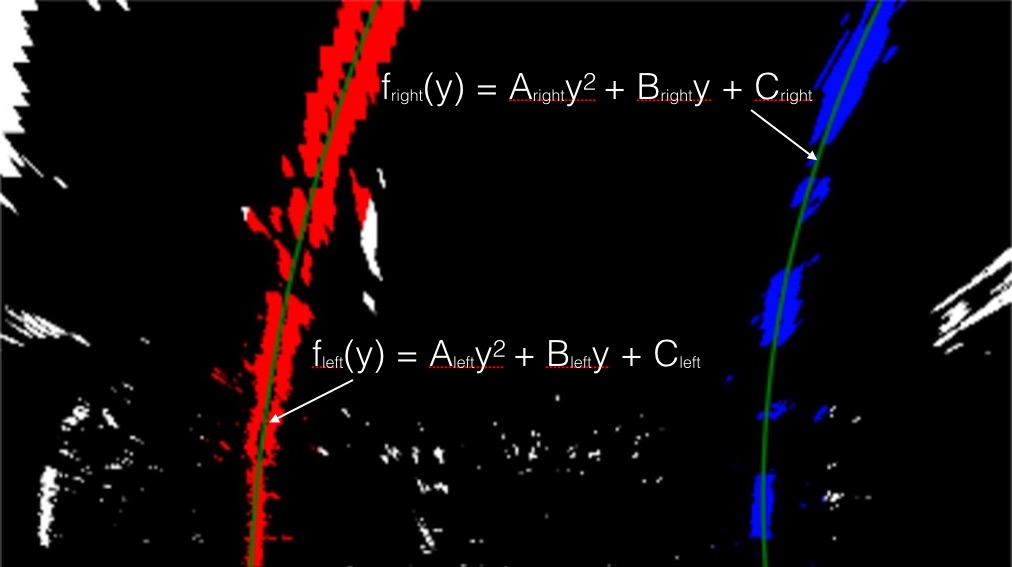
#> input picture examples/color_fit_lines.jpg, 1012 x 567 px; its folder holds only this picture in this run
$ python -i lane_finder.py   (imports and definitions only)   (older library calls are emulated)
#> lines starting #> are read from the running program, lines starting #| are printed output that depends on the picture; after the words box and inside, x2 and y2 are one past the last pixel; in counts of white or black regions, pixels touching at a corner belong together
### utils.py
import os

import cv2
import numpy as np
from matplotlib import image as mpimg, pyplot as plt


def threshold_sobelx(img):
    """
    Return the gradient threshold S channel image

    """
    s_thresh = [170, 255]
    sx_thresh = [25, 200]
    img = np.copy(img)
    # Convert to HLS color space and separate the L,S,R channels
    hls = cv2.cvtColor(img, cv2.COLOR_RGB2HLS).astype(np.float)

    s_channel = hls[:, :, 2]

    # Sobel x
    sobelx = cv2.Sobel(s_channel, cv2.CV_64F, 1, 0)  # Take the derivative in x
    abs_sobelx = np.absolute(sobelx)
    scaled_sobel = np.uint8(255 * abs_sobelx / np.max(abs_sobelx))

    # Threshold x gradient
    sxbinary = np.zeros_like(scaled_sobel)
    sxbinary[(scaled_sobel >= sx_thresh[0]) & (scaled_sobel <= sx_thresh[1])] = 1

    sobelx_binary = sxbinary

    return sobelx_binary


def bin_it(image, threshold):
    """
    converts a single channeled image to a binary image,
    using upper and lower threshold
    """
    assert len(image.shape) == 2

    output_bin = np.zeros_like(image)
    output_bin[(image >= threshold[0]) & (image <= threshold[1])] = 1
    return output_bin


def threshold_colours(image):
    """
    Return binary image from thresholding colour channels

    """
    # convert image to hls colour space
    hls = cv2.cvtColor(image, cv2.COLOR_RGB2HLS).astype(np.float)

    # binary threshold values
    bin_thresh = [20, 255]

    # rgb thresholding for yellow
    lower = np.array([225, 180, 0], dtype="uint8")
    upper = np.array([255, 255, 170], dtype="uint8")
    mask = cv2.inRange(image, lower, upper)
    rgb_y = cv2.bitwise_and(image, image, mask=mask).astype(np.uint8)
    rgb_y = cv2.cvtColor(rgb_y, cv2.COLOR_RGB2GRAY)
    rgb_y = bin_it(rgb_y, bin_thresh)

    # hls thresholding for yellow
    lower = np.array([20, 120, 80], dtype="uint8")
    upper = np.array([45, 200, 255], dtype="uint8")
    mask = cv2.inRange(hls, lower, upper)
    hls_y = cv2.bitwise_and(image, image, mask=mask).astype(np.uint8)
    hls_y = cv2.cvtColor(hls_y, cv2.COLOR_HLS2RGB)
    hls_y = cv2.cvtColor(hls_y, cv2.COLOR_RGB2GRAY)
    hls_y = bin_it(hls_y, bin_thresh)

    # rgb thresholding for white
    lower = np.array([100, 100, 200], dtype="uint8")
    upper = np.array([255, 255, 255], dtype="uint8")
    mask = cv2.inRange(image, lower, upper)
    rgb_w = cv2.bitwise_and(image, image, mask=mask).astype(np.uint8)
    rgb_w = cv2.cvtColor(rgb_w, cv2.COLOR_RGB2GRAY)
    rgb_w = bin_it(rgb_w, bin_thresh)

    im_bin = np.zeros_like(hls_y)
    im_bin[(rgb_y == 1) | (rgb_w == 1) | (hls_y == 1)] = 1

    return im_bin


def combine_binary(img1, img2):
    combined_binary = np.zeros_like(img1)
    combined_binary[(img1 == 1) | (img2 == 1)] = 1
    return combined_binary


def thresh_bin(image):
    img1 = threshold_colours(image)
    img2 = threshold_sobelx(image)
    c_img = combine_binary(img1, img2)
    return c_img


# Perspective transformation of the image, or the threshold image, along with highlighting the transforming region
# [14 lines left out: function transform_n_warp, not called in this run]


def curvature(x, y, xm, ym):
    # Define y-value where we want radius of curvature, corresponding to the bottom of the image
    y_eval = np.max(y)

    # Fit new polynomials to x,y in world space
    fit_cr = np.polyfit(y * ym, x * xm, 2)
    curvature = ((1 + (2 * fit_cr[0] * y_eval * ym + fit_cr[1]) ** 2) ** 1.5) / np.absolute(2 * fit_cr[0])
    return curvature


# [19 lines left out: function undistort_images, not called in this run]

### lane_finder.py
import cv2
import numpy as np

from utils import thresh_bin, curvature


class LaneFinder():
    def __init__(self):
        # flag for new line
        self.new_line = True
        # was the line detected in the last iteration?
        self.non_detect_tally = 0
        self.non_detect_tally_max = 5
        # self.detected = False
        # x values of the last n fits of the line
        self.recent_xfitted = []
        # average x values of the fitted line over the last n iterations
        self.bestx = None
        # polynomial coefficients averaged over the last n iterations
        self.best_fit = None
        # polynomial coefficients for the most recent fit
        self.current_fit = [np.array([False])]
        # radius of curvature of the line in some units
        self.radius_of_curvature = None
        # distance in meters of vehicle center from the line
        self.line_base_pos = None
        # difference in fit coefficients between last and new fits
        self.diffs = np.array([0, 0, 0], dtype='float')
        # x values for detected line pixels
        self.allx = None
        # y values for detected line pixels
        self.ally = None

        self.ploty = []

        # camera parameters
        self.dst = np.loadtxt('cam_dist.txt')
        self.mtx = np.loadtxt('cam_mtx.txt')

        self.M = np.loadtxt('M_mat.txt')
        self.Minv = np.loadtxt('Minv_mat.txt')

        # windows
        # Set the width of the windows +/- margin
        self.margin = 50

        # Set minimum number of pixels found to recenter window
        self.minpix = 100

        # Conversions in x and y from pixels space to meters
        self.ym_per_pix = 30 / 720.0  # meters per pixel in y dimension
        self.xm_per_pix = 3.7 / 700.0  # meters per pixel in x dimension

    def transform_n_warp(self, image, M):

        # image size
        img_size = image.shape[:2][::-1]

        # warp image
        image = cv2.warpPerspective(image, M, img_size, flags=cv2.INTER_LINEAR)

        # convert to coloured binary image
        image = thresh_bin(image)

        return image

    def update_curves(self, left_fit, right_fit, patience=5):
        """
        update the fit values for n iterations
        """
        self.current_fit = [left_fit, right_fit]
        self.recent_xfitted.append(self.current_fit)
        if len(self.recent_xfitted) > patience:
            self.recent_xfitted.pop(0)

        # calculate best fit, mean of last n iterations determined by patience
        self.best_fit = np.mean(self.recent_xfitted, axis=0)

        return self.best_fit

    # find lane function, with sliding window approach
    def find_lane(self, warped):
        """
        return image with lane lines using sliding window approach
        warped: image in bird's eye view
        """

        # Set the width of the windows +/- margin
        margin = self.margin

        # Set minimum number of pixels found to recenter window
        minpix = self.minpix

        # Create an output image to draw on and  visualize the result
        out_img = np.dstack((warped, warped, warped)).astype(np.int8)  # *255
        window_img = np.zeros_like(out_img)

        if self.new_line or self.non_detect_tally < self.non_detect_tally_max:
            # we first take a histogram along all the columns in the lower half of the image
            histogram = np.sum(warped[int(warped.shape[0] / 2):, :], axis=0)

            # Find the peak of the left and right halves of the histogram
            # These will be the starting point for the left and right lines
            midpoint = np.int(histogram.shape[0] / 2)
            leftx_base = np.argmax(histogram[:midpoint])
            rightx_base = np.argmax(histogram[midpoint:]) + midpoint

            # Number of sliding windows
            nwindows = 10

            # Height of windows
            window_height = np.int(warped.shape[0] / nwindows)

            # Identify the x and y positions of all nonzero pixels in the image
            nonzero = warped.nonzero()
            nonzeroy = np.array(nonzero[0])
            nonzerox = np.array(nonzero[1])

            # Current positions to be updated for each window
            leftx_current = leftx_base
            rightx_current = rightx_base

            # Create empty lists to receive left and right lane pixel indices
            left_lane_inds = []
            right_lane_inds = []

            # Step through the windows one by one
            for window in range(nwindows):
                # Identify window boundaries in x and y (and right and left)
                win_y_low = warped.shape[0] - (window + 1) * window_height
                win_y_high = warped.shape[0] - window * window_height
                win_xleft_low = leftx_current - margin
                win_xleft_high = leftx_current + margin
                win_xright_low = rightx_current - margin
                win_xright_high = rightx_current + margin

                # Identify the nonzero pixels in x and y within the window
                good_left_inds = ((nonzeroy >= win_y_low) & (nonzeroy < win_y_high) & (nonzerox >= win_xleft_low) & (
                        nonzerox < win_xleft_high)).nonzero()[0]
                good_right_inds = ((nonzeroy >= win_y_low) & (nonzeroy < win_y_high) & (nonzerox >= win_xright_low) & (
                        nonzerox < win_xright_high)).nonzero()[0]

                # Append these indices to the lists
                left_lane_inds.append(good_left_inds)
                right_lane_inds.append(good_right_inds)
                # If you found > minpix pixels, recenter next window on their mean position
                if len(good_left_inds) > minpix:
                    leftx_current = np.int(np.mean(nonzerox[good_left_inds]))
                if len(good_right_inds) > minpix:
                    rightx_current = np.int(np.mean(nonzerox[good_right_inds]))

            # Concatenate the arrays of indices
            left_lane_inds = np.concatenate(left_lane_inds)
            right_lane_inds = np.concatenate(right_lane_inds)

            self.new_line = False

        else:
            nonzero = warped.nonzero()
            nonzeroy = np.array(nonzero[0])
            nonzerox = np.array(nonzero[1])

            left_fit, right_fit = self.best_fit

            left_lane_inds = (
                    (nonzerox > (left_fit[0] * (nonzeroy ** 2) + left_fit[1] * nonzeroy + left_fit[2] - margin)) & (
                    nonzerox < (left_fit[0] * (nonzeroy ** 2) + left_fit[1] * nonzeroy + left_fit[2] + margin)))
            right_lane_inds = ((nonzerox > (
                    right_fit[0] * (nonzeroy ** 2) + right_fit[1] * nonzeroy + right_fit[2] - margin)) & (
                                       nonzerox < (
                                       right_fit[0] * (nonzeroy ** 2) + right_fit[1] * nonzeroy + right_fit[
                                   2] + margin)))

            # Extract left and right line pixel positions
        leftx = nonzerox[left_lane_inds]
        lefty = nonzeroy[left_lane_inds]
        rightx = nonzerox[right_lane_inds]
        righty = nonzeroy[right_lane_inds]

        # Fit a second order polynomial to each
        left_fit = np.polyfit(lefty, leftx, 2)
        right_fit = np.polyfit(righty, rightx, 2)

        # update global left and right fits
        left_fit, right_fit = self.update_curves(left_fit, right_fit)

        # Generate x and y values for plotting
        ploty = np.linspace(0, warped.shape[0] - 1, warped.shape[0])

        # save ploty
        self.ploty = ploty

        left_fitx = left_fit[0] * ploty ** 2 + left_fit[1] * ploty + left_fit[2]
        right_fitx = right_fit[0] * ploty ** 2 + right_fit[1] * ploty + right_fit[2]

        # change the colour of nonzero pixels
        out_img[nonzeroy[left_lane_inds], nonzerox[left_lane_inds]] = [100, 0, 0]
        out_img[nonzeroy[right_lane_inds], nonzerox[right_lane_inds]] = [0, 0, 100]

        # Generate a polygon to illustrate the search window area
        # And recast the x and y points into usable format for cv2.fillPoly()
        left_line_window1 = np.array([np.transpose(np.vstack([left_fitx - margin, ploty]))])
        left_line_window2 = np.array([np.flipud(np.transpose(np.vstack([left_fitx + margin, ploty])))])
        left_line_pts = np.hstack((left_line_window1, left_line_window2))
        right_line_window1 = np.array([np.transpose(np.vstack([right_fitx - margin, ploty]))])
        right_line_window2 = np.array([np.flipud(np.transpose(np.vstack([right_fitx + margin, ploty])))])
        right_line_pts = np.hstack((right_line_window1, right_line_window2))

        # Calculate the new radii of curvature
        left_curverad = curvature(left_fitx, ploty, self.xm_per_pix, self.ym_per_pix)
        right_curverad = curvature(right_fitx, ploty, self.xm_per_pix, self.ym_per_pix)

        # Draw the lane onto the warped blank image
        cv2.fillPoly(window_img, np.int_([left_line_pts]), (255, 255, 0))
        cv2.fillPoly(window_img, np.int_([right_line_pts]), (0, 255, 0))

        # out_img = out_img.astype(np.int8)
        result = cv2.addWeighted(out_img, 1, window_img, 0.3, 0)

        #  Warp the detected lane boundaries back onto the original image
        # # Recast the x and y points into usable format for cv2.fillPoly()
        pts_left = np.array([np.transpose(np.vstack([left_fitx, ploty]))])
        pts_right = np.array([np.flipud(np.transpose(np.vstack([right_fitx, ploty])))])
        pts = np.hstack((pts_left, pts_right))

        # Draw the lane onto the warped blank image
        cv2.fillPoly(result, np.int_([pts]), (0, 255, 0))

        return result, left_curverad, right_curverad

    def display_on_frame(self, image, left_curverad, right_curverad, car_off):
        """
        Display texts on image using passed values
        """
        # create display texts on image
        font = cv2.FONT_HERSHEY_COMPLEX
        curve_disp_1 = 'Curvature:'
        curve_disp_2 = 'Left = ' + str(np.round(left_curverad, 2)) + 'm'
        curve_disp_3 = 'Right = ' + str(np.round(right_curverad, 2)) + 'm'

        off_disp_txt = 'Car off by ' + str(np.round(car_off, 2)) + 'm'

        cv2.putText(image, curve_disp_1, (30, 50), font, 1.5, (255, 255, 255), 2)
        cv2.putText(image, curve_disp_2, (30, 100), font, 1.5, (255, 255, 255), 2)
        cv2.putText(image, curve_disp_3, (30, 150), font, 1.5, (255, 255, 255), 2)
        cv2.putText(image, off_disp_txt, (30, 200), font, 1.5, (255, 255, 255), 2)

        return image

    def Lane_find(self, frame):
        """
        perform all advanced lane finding process on frame
        and return processed frame
        """
        # undistort frame
        frame = cv2.undistort(frame, self.mtx, self.dst, None, self.mtx)

        original_frame = np.copy(frame)

        # transform image to bird's eye view
        frame = self.transform_n_warp(frame, self.M)

        # find lane lines

        frame, left_curverad, right_curverad = self.find_lane(frame)

        img_size = frame.shape[:2]

        # Warp the blank back to original image space using inverse perspective matrix (Minv)
        newwarp = cv2.warpPerspective(frame.astype(np.float32), self.Minv, img_size[::-1])
        newwarp = np.uint8(newwarp)

        # Combine the result with the original image
        frame = cv2.addWeighted(original_frame, 1, newwarp, 0.6, 0)

        # calculate lane midpoint
        # left line intercept on x axis
        left_fit, right_fit = self.best_fit

        left_intcpt = left_fit[0] * img_size[1] ** 2 + left_fit[1] * img_size[1] + left_fit[2]

        # right line intercept on x axis
        right_intcpt = right_fit[0] * img_size[1] ** 2 + right_fit[1] * img_size[1] + right_fit[2]

        lane_mid = (left_intcpt + right_intcpt) / 2.0

        car_off = (lane_mid - img_size[1] / 2.0) * self.xm_per_pix

        # display visuals on frame
        frame = self.display_on_frame(frame, left_curverad=left_curverad, right_curverad=right_curverad,
                                      car_off=car_off)

        # return processed frame
        ret_frame = frame
        return ret_frame.astype(np.uint8)

>>> import cv2
>>> picture = cv2.imread('examples/color_fit_lines.jpg')
#> picture is the input picture: shape (567, 1012, 3); mean B, G, R 11.4, 8.2, 15.7
>>> result = LaneFinder().Lane_find(picture)
#> in Lane_find, `frame = cv2.undistort(frame, self.mtx, self.dst, None, self.mtx)`:
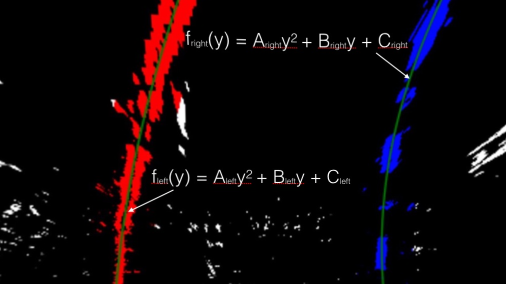
#> frame: shape (567, 1012, 3) (shown at 1/2 size); mean of channels 0, 1, 2 8.9, 5.7, 13.9; drawn as B, G, R
#> in threshold_colours, `hls = cv2.cvtColor(image, cv2.COLOR_RGB2HLS).astype(np.float)`:
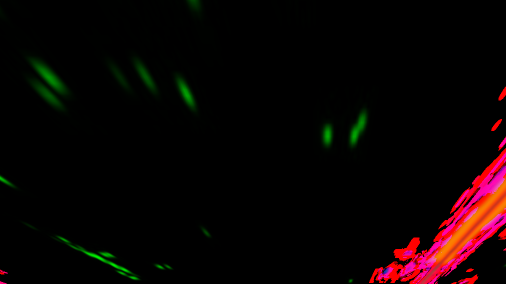
#> hls: shape (567, 1012, 3) float64 (shown at 1/2 size); mean of channels 0, 1, 2 2.6, 3.2, 11; drawn as B, G, R
#> in threshold_colours, `mask = cv2.inRange(image, lower, upper)`:
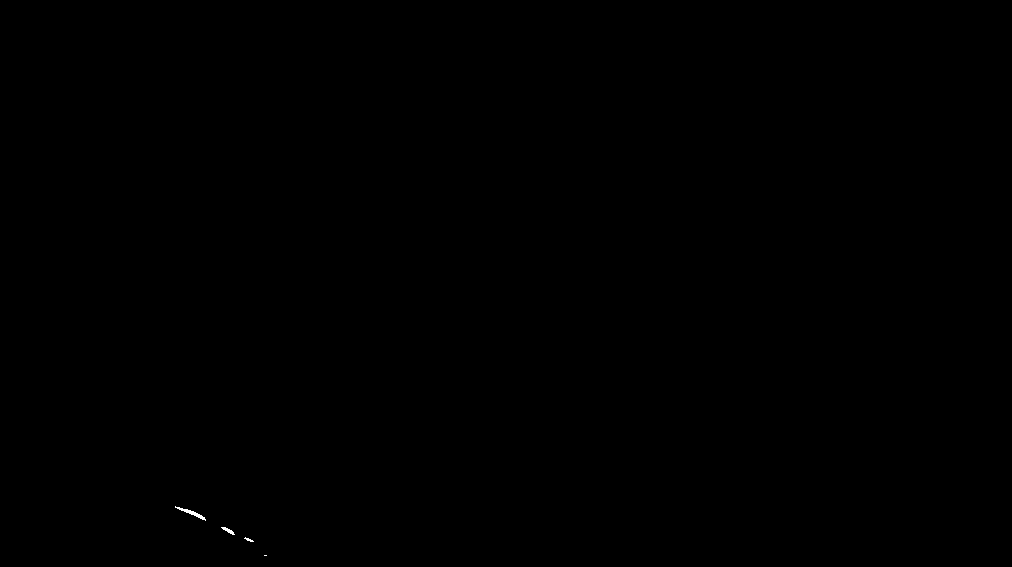
#> mask: shape (567, 1012); 0.03% white in thin lines or dots, all inside (x1, y1, x2, y2) = (175, 506, 267, 556)
#> in threshold_sobelx, `s_channel = hls[:, :, 2]`:
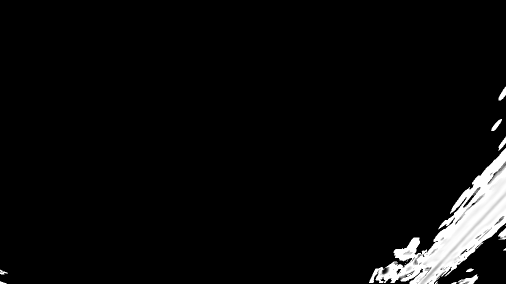
#> s_channel: shape (567, 1012) float64 (shown at 1/2 size); min 0, max 255, mean 11
#> in threshold_sobelx, `sobelx = cv2.Sobel(s_channel, cv2.CV_64F, 1, 0)`:
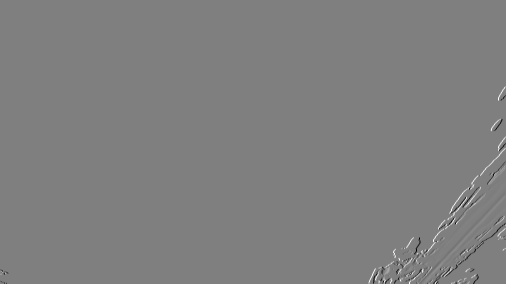
#> sobelx: shape (567, 1012) float64 (shown at 1/2 size); min -1020, max 1020, mean 0.7; drawn with min black and max white
#> in thresh_bin, `img2 = threshold_sobelx(image)`:
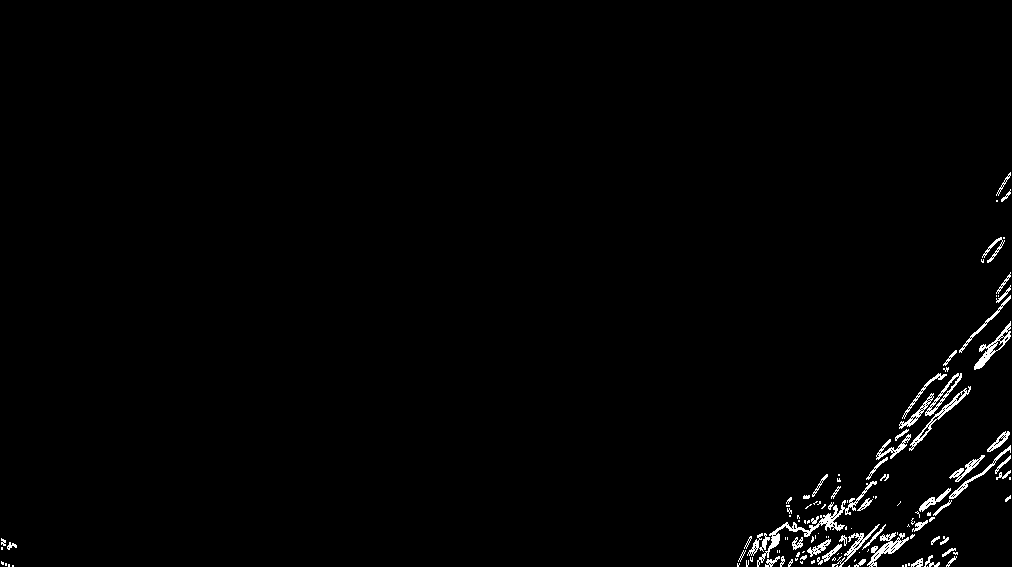
#> img2: shape (567, 1012); values 0 (black) and 1 (white), 1.2% white in thin lines or dots, all inside (x1, y1, x2, y2) = (1, 172, 1011, 567)
#> (the rest of the program and of its run is left out)
